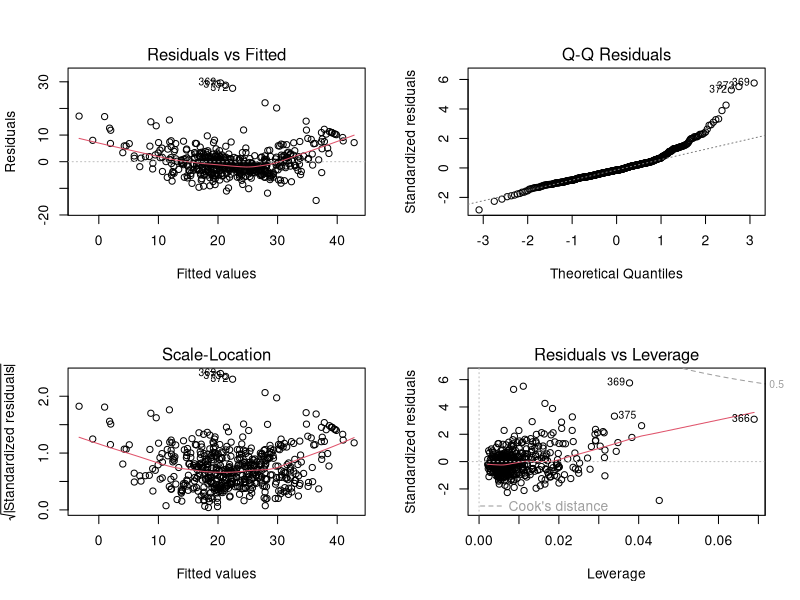
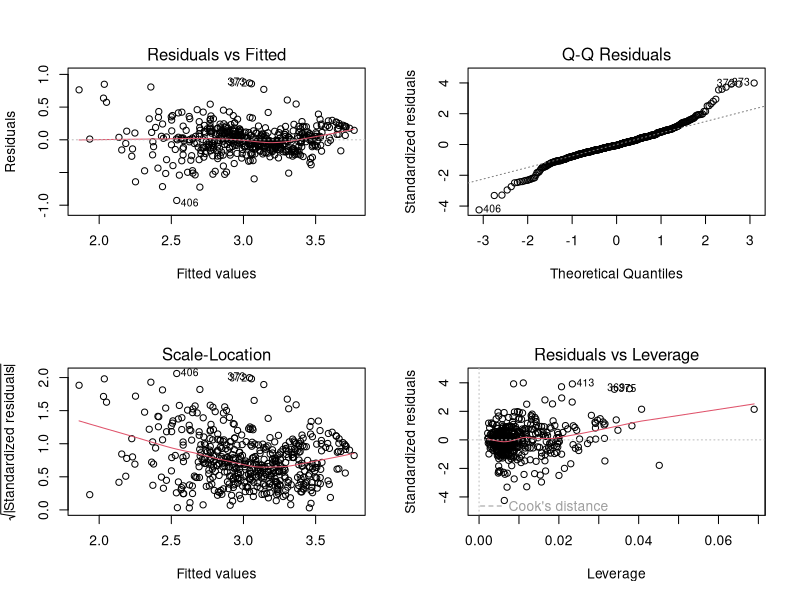
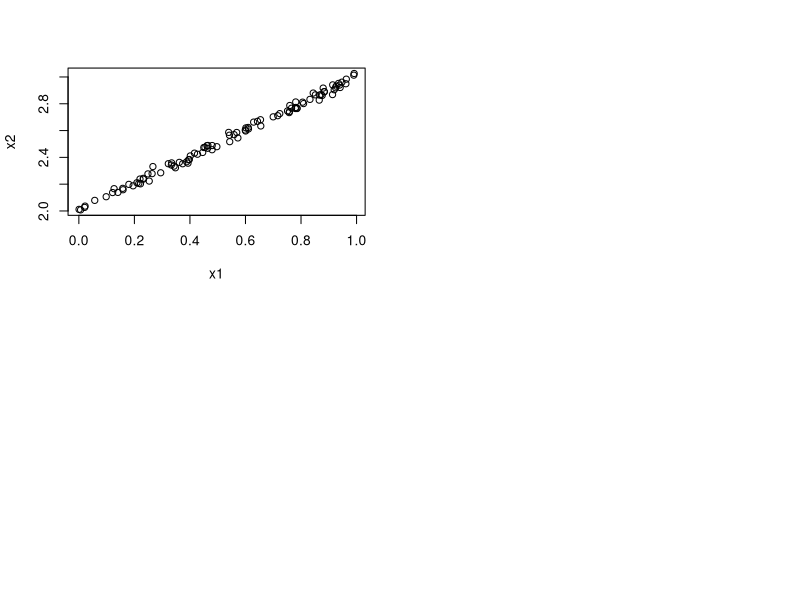

R code for these plots, in order:
#Question 2
install.packages('ISLR')
library(MASS)
View(Boston)
colnames(Boston)
tail(Boston)
#a.
help(Boston)
#There are 14 columns/variables in the data set
#and there are 506 observations.

#b.
bostonplot <- cor(Boston)
View(bostonplot)
#1.lstat
#2. ptratio
#3. rm
#4. indus

#c.

mod1 <- lm(medv ~ lstat + ptratio + rm + indus, data = Boston)
summary(mod1)

#d.
#lstat, ptratio, and rm reject the null hypothesis that median value of owner-occupied homes are not affected by these variables.
#The only variable that is doesn't reject the null hypothesis is indus because it has a high P-Value. 




#e.
par(mfrow = c(2,2))
plot(mod1)


#f.
#Yes there is evidence of heteroscadicity on the graphs. There appears to be a U shaped curve on 2 of the Fitted Values graphs.



#g.

loggeddata <- Boston$lnmedv <- log(Boston$medv)

lnmedv <- lm(loggeddata~ lstat + ptratio + rm + indus, data = Boston)
summary(lnmedv)

#h.
plot(lnmedv)
#Yes there is still some heteroscdastity still prevalent in the data. It has been slighly reduced but there still evidence of it
#in the Scale-Location graph 

#i. 

logmed <- Boston$rmSq <- Boston$rm * Boston$rm


#3.
set.seed(1861)
x1 <- runif(100)
x2 <- 2 + x1 + rnorm(100, 0, 0.02)
Y <- 1 * x1 + 1 * x2 + rnorm(100)
DF <- data.frame(Y, x1, x2)

#a.
plot(x1,x2)

#b.
cor(x1,x2)
# Yes X1 and X2 are very correlated. They have an r value of .99.  

#c.
mod2 <- lm(Y~x1 + x2, data = DF)
summary(mod2)

#x1 = 4.323
#x2 = -2.114

#d.
#The value of the coefficients  should be 1.

#e.
mod3 <- lm(Y~x1, data =  DF)
summary(mod3)
#x1 = 2.22
mod4 <- lm(Y~x2, data = DF)
summary(mod4)
#x2 = 2.215

#f.
#X1 has has a higher R^2 and a lower a P value therefore X1 is my preferred data. 
